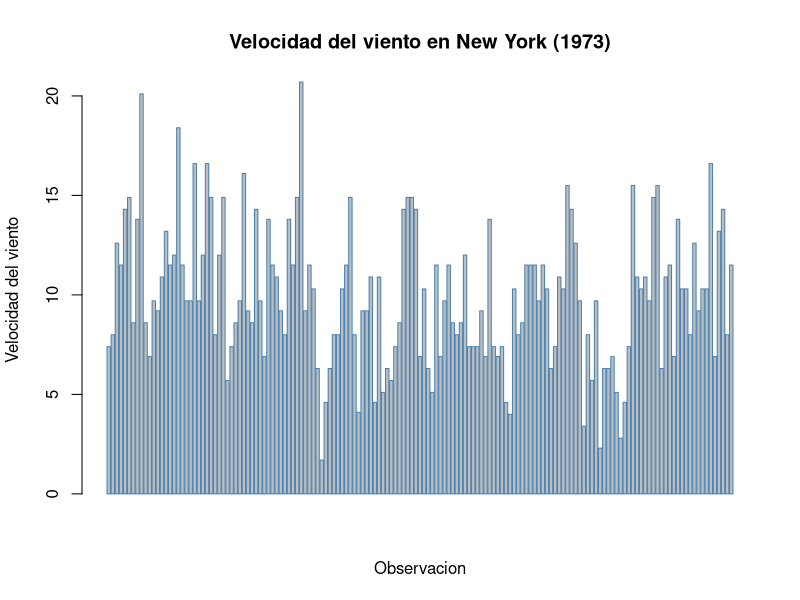
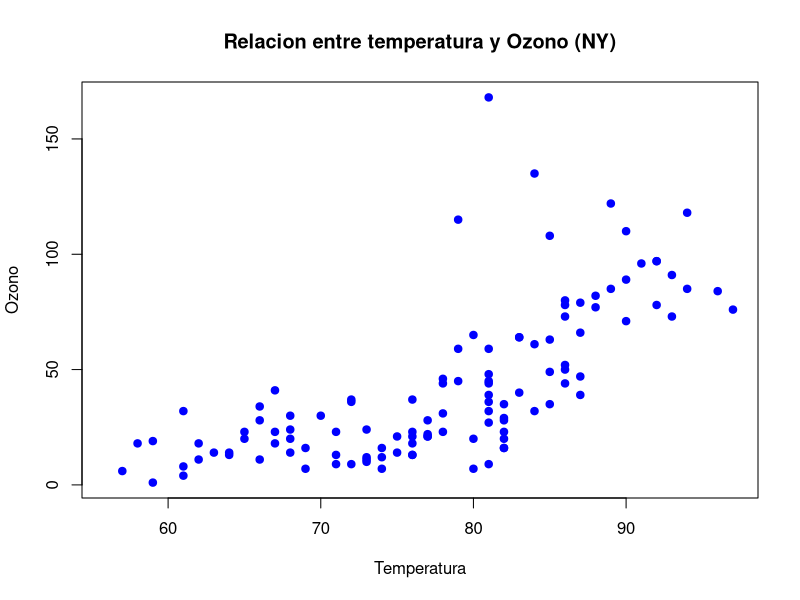
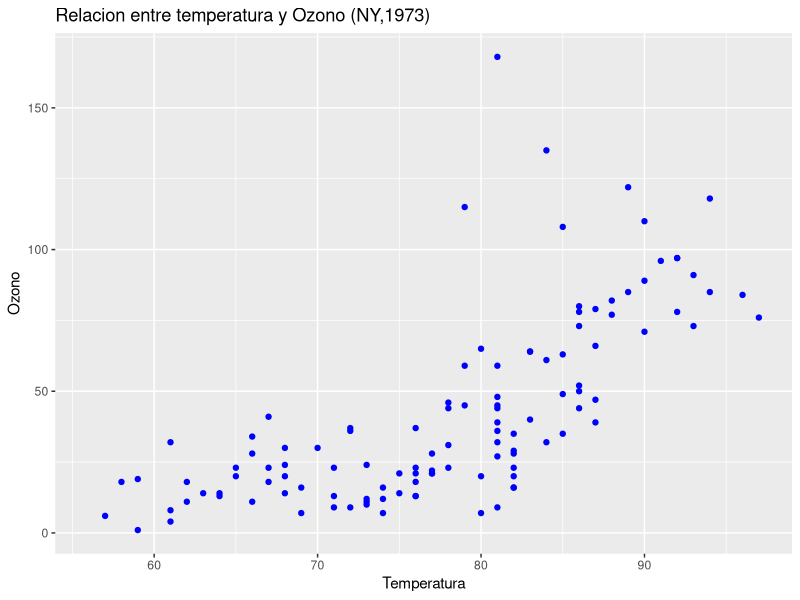

Write the R code that produced these figures, in order.
# ==============================================================================
# UNIVERSIDAD DE COSTA RICA  -  ESCUELA DE ESTADISTICA
# XS-0129  PROGRAMACION PARA ESTADISTICA I
# ------------------------------------------------------------------------------
# PRACTICA SEMANA 11: CONSTRUCCION DE GRAFICOS CON R
# MODALIDAD: TRABAJO COLABORATIVO EN GIT / GITHUB
# Valor: 1% adicional sobre nota de curso
# Fecha entrega máxima: martes 26/05/2026
# Entrega esperada: documento PDF con enlace a repositorio
# ==============================================================================
#
# Esta practica se realiza EN PAREJAS o EN GRUPOS DE TRES personas.
# El grupo entrega un UNICO archivo .R, pero administrado de forma colaborativa
# en un repositorio de GitHub. Cada integrante DEBE aportar al menos un ejercicio
# con sus propios commits, de modo que el historial demuestre la participacion
# individual de cada quien.
#
# ------------------------------------------------------------------------------
# DATOS DEL GRUPO
# ------------------------------------------------------------------------------
# Integrante A: Keylin Francinni Cervantes Mata   Carne: C4E080  GitHub: Cervantes-gif
# Integrante B: Esteban Vargas Rodriguez  Carne: C5K725  GitHub: stebanvr
# Integrante C: ______________________  Carne: __________  GitHub: ____________
#               (deje en blanco si el grupo es de dos personas)
#
# ------------------------------------------------------------------------------
# OBJETIVOS DE APRENDIZAJE
# ------------------------------------------------------------------------------
#   1. Construir e interpretar graficos con el paquete base de R.
#   2. Aplicar la gramatica de graficos del paquete ggplot2 por capas.
#   3. Representar informacion geografica mediante mapas en R.
#   4. INVESTIGAR de forma autonoma otras librerias de visualizacion de R,
#      documentarlas y compararlas con las herramientas vistas en clase.
#   5. Utilizar Git y GitHub para versionar y desarrollar codigo de forma
#      COLABORATIVA (clonar, ramas, commits, pull requests y fusiones).
#
# ==============================================================================
# INSTRUCCIONES GENERALES
# ==============================================================================
#   - Trabajen DENTRO de este mismo archivo .R. Escriban su codigo debajo de
#     cada enunciado, en las lineas marcadas con ">>> ESCRIBA SU CODIGO AQUI".
#   - NO borren los enunciados (lineas que inician con #). Forman parte de la
#     entrega y permiten evaluar la practica.
#   - Cuando se pida COMENTAR o INTERPRETAR, escriban la respuesta como
#     comentario (#) justo debajo del codigo correspondiente.
#   - El archivo debe ejecutarse SIN ERRORES de principio a fin. Verifiquenlo
#     con source() o Ctrl+Shift+Enter (RStudio) antes de la entrega final.
#   - Cada ejercicio indica su INTEGRANTE RESPONSABLE entre corchetes, por
#     ejemplo  [Responsable: Integrante B]. Esa persona debe escribir el codigo
#     y subirlo con SUS PROPIOS commits (ver Parte 5).
#   - Esta practica vale 100 puntos. La distribucion aparece en cada parte.
#   - Todos los ejercicios deben estar completos y no debe haber commits 
#     luego de las 11:59 de hoy 26/05/2026
#
# ------------------------------------------------------------------------------
# REPARTO DE EJERCICIOS ENTRE INTEGRANTES
# ------------------------------------------------------------------------------
#   Integrante A : Ej 1.1, Ej 1.4, Ej 2.1, Ej 2.4, Ej 3.2  + redacta el README
#   Integrante B : Ej 1.2, Ej 1.5, Ej 2.2, Ej 2.5, Ej 3.3  + Ficha 4.2
#   Integrante C : Ej 1.3, Ej 1.6, Ej 2.3, Ej 3.1, Ej 4.4
#   TODO EL GRUPO: Parte 0, Ej 4.1 (eleccion de libreria) y Ej 4.3 (ejemplo).
#
#   * SI EL GRUPO ES DE DOS PERSONAS: no existe Integrante C. Repartan sus
#     ejercicios de forma equitativa entre A y B y ANOTEN aqui como quedaron:
#     Ej 1.3 -> B  Ej 1.6 -> B  Ej 2.3 -> A   Ej 3.1 -> A
#     Ej 4.4 -> A
#
#   El reparto busca que cada persona practique graficos base, ggplot2 y mapas.
#   Esta permitido AYUDARSE entre integrantes, pero cada quien debe SUBIR con
#   sus propios commits los ejercicios de los que es responsable.
#
# ------------------------------------------------------------------------------
# CONJUNTOS DE DATOS
# ------------------------------------------------------------------------------
#   Se trabajara con datasets incluidos en la instalacion base de R, por lo que
#   NO se requiere descargar archivos. Exploren su documentacion con help():
#       help("airquality")   # calidad del aire (Nueva York, 1973)
#       help("mtcars")       # caracteristicas de 32 automoviles
#       help("iris")         # medidas de tres especies de flores
#       help("ToothGrowth")  # crecimiento dental en conejillos de indias
# ==============================================================================


# ==============================================================================
# PARTE 0 - PREPARACION DEL ENTORNO  (5 puntos)   [Responsable: TODO EL GRUPO]
# ==============================================================================
#
# 0.1  Limpien el entorno de trabajo y carguen los datos que utilizaran.
#      Verifiquen la estructura y un resumen de cada conjunto de datos.

rm(list = ls())          # limpia el entorno
data("airquality")
data("mtcars")
data("iris")
data("ToothGrowth")

# >>> ESCRIBA SU CODIGO AQUI: use str() y summary() sobre airquality y mtcars.

str(airquality)
summary(airquality)

str(mtcars)
summary(mtcars)

# 0.2  En un comentario, indiquen cuantas observaciones y cuantas variables
#      tiene 'airquality' y mencionen si contiene valores faltantes (NA).

nrow(airquality)
ncol(airquality)

sum(is.na(airquality))

#
# Respuesta 0.2: Airquality tiene 153 observaciones y 6 variales. Si contiene valores
# faltantes en total 44 variables NA


# ==============================================================================
# PARTE 1 - GRAFICOS BASE DE R  (25 puntos)
# ==============================================================================
# Recuerden los argumentos comunes de las funciones graficas base:
#   main  = titulo        xlab / ylab = etiquetas de ejes
#   col   = color         xlim / ylim = limites de los ejes
#   pch   = tipo de punto border = color del borde
# ------------------------------------------------------------------------------

# ------------------------------------------------------------------------------
# Ejercicio 1.1  GRAFICO DE BARRAS  (4 pts)        [Responsable: Integrante A]
# ------------------------------------------------------------------------------
# Construya un grafico de barras VERTICAL de la variable airquality$Wind.
# Asignele un titulo, una etiqueta de eje y un color de su eleccion.

# >>> ESCRIBA SU CODIGO AQUI:

#Ejercicio 1.1- Grafico de barras vertical de airquality$Wind

barplot(airquality$Wind,
        main = "Velocidad del viento en New York (1973)",
        xlab = "Observacion",
        ylab = "Velocidad del viento",
        border = "steelblue")


#Interpretacion Cervantes:  El grafico muestra la velocidad del viento registrada en los 153 dias. La ,ayoria de las observaciones se encuentran entre 7 y 15 mph. 
#Se observan algunos picos maximos que superan los 20 mph y muy pocos dias con viento cerca de 0 mph.



# ------------------------------------------------------------------------------
# Ejercicio 1.2  HISTOGRAMA  (4 pts)               [Responsable: Integrante B]
# ------------------------------------------------------------------------------
# Construya un histograma de airquality$Ozone. Modifique el argumento 'breaks'
# para obtener al menos dos versiones (por ejemplo breaks = 5 y breaks = 15).
# COMENTE como cambia la interpretacion al variar el numero de clases.

# >>> ESCRIBA SU CODIGO AQUI:



# Comentario 1.2: ______________________________________________________________



# ------------------------------------------------------------------------------
# Ejercicio 1.3  DIAGRAMA DE CAJAS  (4 pts)        [Responsable: Integrante C]
# ------------------------------------------------------------------------------
# Construya un diagrama de cajas de airquality$Temp SEGUN el mes (Temp ~ Month).
# Pista: use la formula  boxplot(Temp ~ Month, data = airquality, ...).
# Interprete: en que mes se observa la mayor temperatura mediana.

# >>> ESCRIBA SU CODIGO AQUI:



# Comentario 1.3: ______________________________________________________________



# ------------------------------------------------------------------------------
# Ejercicio 1.4  DIAGRAMA DE DISPERSION  (4 pts)   [Responsable: Integrante A]
# ------------------------------------------------------------------------------
# Construya un grafico de dispersion entre airquality$Temp (eje X) y
# airquality$Ozone (eje Y). Use pch = 19 y describa la relacion observada.

# >>> ESCRIBA SU CODIGO AQUI:

#Ejercicio 1.4

plot(airquality$Temp,
     airquality$Ozone,
     main = "Relacion entre temperatura y Ozono (NY)",
     xlab = "Temperatura",
     ylab = "Ozono",
     pch = 19,
     col = "blue")


# Comentario 1.4: Se observa una relacion positiva entre la temperatura y el nivel de ozono, a mayor
# temperatura, tiende a mayor concentracion de ozono. La relacion no es perfectamente lineal pero si hay una
# tendencia clara de aumento 


# ------------------------------------------------------------------------------
# Ejercicio 1.5  GRAFICO DE PIE  (4 pts)           [Responsable: Integrante B]
# ------------------------------------------------------------------------------
# A partir de mtcars, cuente cuantos automoviles tienen 4, 6 y 8 cilindros
# (variable 'cyl') y represente esa distribucion en un grafico de pie.
# Agregue al grafico el PORCENTAJE correspondiente a cada categoria.
# Pista: table(mtcars$cyl) y construya las etiquetas con paste0() y round().

# >>> ESCRIBA SU CODIGO AQUI:



# ------------------------------------------------------------------------------
# Ejercicio 1.6  MULTIPLES GRAFICOS Y EXPORTACION  (5 pts)  [Resp.: Integrante C]
# ------------------------------------------------------------------------------
# a) Use par(mfrow = c(1, 2)) para colocar DOS graficos base de su eleccion
#    lado a lado. Restablezca el panel con par(mfrow = c(1, 1)) al terminar.
# b) Exporte uno de sus graficos a un archivo PNG usando png() ... dev.off().
#    IMPORTANTE: agregue ese .png al .gitignore (vea la Parte 5) para NO
#    versionar imagenes generadas automaticamente.

# >>> ESCRIBA SU CODIGO AQUI:



# ==============================================================================
# PARTE 2 - GRAFICOS CON ggplot2  (20 puntos)
# ==============================================================================
# Recuerden la estructura por CAPAS de la gramatica de graficos:
#   ggplot(datos, aes(...)) +   # datos + mapeo estetico
#       geom_*()            +   # geometria (puntos, barras, lineas...)
#       scale_*()           +   # escalas (colores, ejes)
#       facet_*()           +   # paneles por subconjuntos
#       labs()              +   # titulos y etiquetas
#       theme_*()               # apariencia general
# ------------------------------------------------------------------------------

# 2.0  Instalen (si es necesario) y carguen el paquete.
# install.packages("ggplot2")   # descomente solo si aun no lo tiene instalado
library(ggplot2)

# ------------------------------------------------------------------------------
# Ejercicio 2.1  PRIMER GRAFICO ggplot2  (4 pts)   [Responsable: Integrante A]
# ------------------------------------------------------------------------------
# Reproduzca el diagrama de dispersion del Ejercicio 1.4 (Temp vs Ozone) pero
# ahora con ggplot2 y geom_point().

# >>> ESCRIBA SU CODIGO AQUI:

ggplot(airquality,
       aes(x = Temp, y = Ozone)) +
  geom_point(color = "blue", 
             pch = 19) +
  labs(title = "Relacion entre temperatura y Ozono (NY,1973)",
       x = "Temperatura",
       y = "Ozono")




# ------------------------------------------------------------------------------
# Ejercicio 2.2  MAPEO ESTETICO  (4 pts)           [Responsable: Integrante B]
# ------------------------------------------------------------------------------
# Al grafico anterior, agregue dentro de aes() el COLOR del punto segun el mes.
# Pista: como 'Month' es numerica, conviertala con factor(Month).
# COMENTE que aporta esta tercera variable a la lectura del grafico.

# >>> ESCRIBA SU CODIGO AQUI:



# Comentario 2.2: ______________________________________________________________



# ------------------------------------------------------------------------------
# Ejercicio 2.3  GEOMETRIAS ADICIONALES Y FACETAS  (4 pts)  [Resp.: Integrante C]
# ------------------------------------------------------------------------------
# Sobre el grafico del 2.2, agregue:
#   - una capa geom_smooth(method = "lm") para mostrar la tendencia lineal;
#   - un facet_wrap(~ Month) para separar un panel por mes.

# >>> ESCRIBA SU CODIGO AQUI:



# ------------------------------------------------------------------------------
# Ejercicio 2.4  GRAFICO DE BARRAS CON ggplot2  (4 pts)  [Resp.: Integrante A]
# ------------------------------------------------------------------------------
# Con el dataset 'iris', construya un grafico de barras que muestre el promedio
# de Sepal.Length por especie (Species). Use stat = "summary", fun = "mean".

# >>> ESCRIBA SU CODIGO AQUI:



# ------------------------------------------------------------------------------
# Ejercicio 2.5  PERSONALIZACION COMPLETA  (4 pts) [Responsable: Integrante B]
# ------------------------------------------------------------------------------
# Tome cualquiera de los graficos anteriores y combine TODAS las capas:
# labs() con titulo, subtitulo, etiquetas de ejes y fuente; un scale_*() para
# personalizar colores; y un theme_*() distinto al predeterminado.

# >>> ESCRIBA SU CODIGO AQUI:



# ==============================================================================
# PARTE 3 - GRAFICOS CON MAPAS  (15 puntos)
# ==============================================================================
# 3.0  Instalen (si es necesario) y carguen el paquete 'maps'.
# install.packages("maps", dep = TRUE)   # descomente si aun no lo tiene
library(maps)

# ------------------------------------------------------------------------------
# Ejercicio 3.1  MAPA BASE  (5 pts)                [Responsable: Integrante C]
# ------------------------------------------------------------------------------
# Dibuje el mapa del mundo con map(database = "world").
# Luego dibuje UNICAMENTE el mapa de un pais a su eleccion.
# Pista: map("world", regions = "Costa Rica", fill = TRUE, col = "lightgreen").

# >>> ESCRIBA SU CODIGO AQUI:



# ------------------------------------------------------------------------------
# Ejercicio 3.2  MAPA POLIGONAL CON ggplot2  (5 pts)  [Resp.: Integrante A]
# ------------------------------------------------------------------------------
# Use map_data() para obtener el contorno de un pais o region y dibujelo con
# ggplot2 + geom_polygon(). Aplique coord_quickmap() para corregir la escala.
# Pista:
#   region <- map_data("world", region = "Costa Rica")
#   ggplot(region, aes(long, lat, group = group)) +
#       geom_polygon(...) + coord_quickmap()

# >>> ESCRIBA SU CODIGO AQUI:



# ------------------------------------------------------------------------------
# Ejercicio 3.3  AGREGAR PUNTOS AL MAPA  (5 pts)   [Responsable: Integrante B]
# ------------------------------------------------------------------------------
# Sobre el mapa anterior, agregue uno o varios puntos con coordenadas conocidas
# (por ejemplo, la ciudad donde vive cada integrante del grupo). Use geom_point()
# y, opcionalmente, geom_text() o annotate() para etiquetar el punto.
# Pista: San Jose, Costa Rica  ->  long = -84.09, lat = 9.93

# >>> ESCRIBA SU CODIGO AQUI:



# ==============================================================================
# PARTE 4 - INVESTIGACION: OTRAS LIBRERIAS DE GRAFICOS EN R  (20 puntos)
# ==============================================================================
#
# El ecosistema de R ofrece MUCHAS librerias de visualizacion mas alla del
# paquete base, ggplot2 y maps. En esta parte el grupo debera INVESTIGAR de
# forma autonoma y aplicar una de ellas.
#
# ------------------------------------------------------------------------------
# 4.1  SELECCION DE LA LIBRERIA  (2 pts)           [Responsable: TODO EL GRUPO]
# ------------------------------------------------------------------------------
# Elijan UNA libreria de la siguiente lista (o propongan otra y consultenla con
# la persona docente). Anoten su eleccion en el comentario indicado.
#
#   GRAFICOS INTERACTIVOS
#     - plotly        : convierte graficos en interactivos (zoom, hover).
#     - highcharter   : graficos interactivos basados en Highcharts.
#     - dygraphs      : series de tiempo interactivas.
#
#   EXTENSIONES DE ggplot2
#     - ggridges      : graficos de densidad superpuestos ("joyplots").
#     - gganimate     : animaciones a partir de graficos ggplot2.
#     - patchwork     : combina varios graficos ggplot2 en un mismo panel.
#     - ggpubr        : graficos con apariencia "lista para publicar".
#     - ggthemes      : temas y paletas adicionales para ggplot2.
#
#   MAPAS INTERACTIVOS
#     - leaflet       : mapas interactivos con marcadores y capas.
#     - tmap          : mapas tematicos (modo estatico e interactivo).
#
#   GRAFICOS ESPECIALIZADOS
#     - corrplot      : visualizacion de matrices de correlacion.
#     - treemap       : mapas de arbol (treemaps) jerarquicos.
#     - GGally        : matrices de graficos y graficos de pares.
#     - wordcloud     : nubes de palabras.
#     - lattice       : sistema de graficos alternativo (graficos en celosia).
#
# Libreria elegida: ____________________________________________________________
# Justifiquen en una o dos lineas por que la eligieron:
#   ___________________________________________________________________________
#
# ------------------------------------------------------------------------------
# 4.2  FICHA DE DOCUMENTACION  (6 pts)             [Responsable: Integrante B]
# ------------------------------------------------------------------------------
# Investiguen en la documentacion oficial (CRAN, viñetas, sitio del paquete) y
# COMPLETEN la siguiente ficha como comentarios. Indiquen las fuentes.
#
#   a) Nombre del paquete y autor(es) principales:
#      _________________________________________________________________________
#   b) Para que tipo de visualizaciones se utiliza:
#      _________________________________________________________________________
#   c) Funcion(es) principal(es) del paquete y que hace cada una:
#      _________________________________________________________________________
#   d) Una ventaja y una limitacion frente al paquete base o ggplot2:
#      Ventaja:    ______________________________________________________________
#      Limitacion: ______________________________________________________________
#   e) Fuentes consultadas (al menos dos, con su enlace):
#      1) _______________________________________________________________________
#      2) _______________________________________________________________________
#
# ------------------------------------------------------------------------------
# 4.3  EJEMPLO APLICADO  (8 pts)                   [Responsable: TODO EL GRUPO]
# ------------------------------------------------------------------------------
# Instalen y carguen la libreria elegida. Luego construyan UN grafico funcional
# con alguno de los datasets de esta practica (airquality, mtcars, iris o
# ToothGrowth). El grafico debe tener titulo y etiquetas de ejes claras.
# Documenten cada paso con comentarios.
#
# SUGERENCIA DE COLABORACION: este ejercicio es del grupo completo. Trabajenlo
# en una rama compartida (por ejemplo 'feature/parte4') y resuelvan en conjunto
# cualquier conflicto de fusion que aparezca.

# install.packages("__________")   # escriba aqui el nombre de su libreria
# library(__________)

# >>> ESCRIBA SU CODIGO AQUI:



# ------------------------------------------------------------------------------
# 4.4  COMPARACION Y REFLEXION  (4 pts)            [Responsable: Integrante C]
# ------------------------------------------------------------------------------
# Reproduzca un grafico EQUIVALENTE o lo mas parecido posible al del punto 4.3
# usando el paquete base o ggplot2. Luego responda en comentarios:
#
#   a) Que diferencias noto en la cantidad y claridad del codigo:
#      _________________________________________________________________________
#   b) En que situacion recomendaria usar la libreria investigada y en cual
#      preferiria el paquete base o ggplot2:
#      _________________________________________________________________________

# >>> ESCRIBA AQUI EL GRAFICO EQUIVALENTE CON BASE O ggplot2:



# ==============================================================================
# PARTE 5 - TRABAJO COLABORATIVO CON GIT Y GITHUB  (15 puntos)
# ==============================================================================
#
# Esta parte NO se "programa" en R: se EVIDENCIA en el repositorio de GitHub del
# grupo. Sigan el flujo de trabajo descrito abajo. Todos los comandos de Git se
# escriben en la TERMINAL del sistema (no en la consola de R), o pueden usar el
# panel Git de RStudio / GitHub Desktop si lo prefieren.
#
# ------------------------------------------------------------------------------
# 5.1  CREACION Y CONFIGURACION DEL REPOSITORIO  (4 pts)
# ------------------------------------------------------------------------------
# a) UNA sola persona del grupo crea en GitHub un repositorio llamado:
#       XS0129-P11-Apellido1-Apellido2
#    Configurelo como público e inicialicelo con un archivo README.md.
#
# b) Esa persona agrega como COLABORADORES (Settings > Collaborators) a:
#       - cada integrante del grupo (con su usuario de GitHub), y
#       - el usuario de la persona docente:  __________________ (a indicar).
#
# c) Cada integrante CLONA el repositorio en su computadora:
#       git clone https://github.com/usuario/XS0129-P11-Apellido1-Apellido2.git
#
# d) Coloquen este archivo .R dentro del repositorio y configuren su identidad
#    (la primera vez en cada computadora):
#       git config --global user.name  "Nombre Apellido"
#       git config --global user.email "correo@ucr.ac.cr"
#
# ------------------------------------------------------------------------------
# 5.2  ARCHIVOS DEL REPOSITORIO  (3 pts)
# ------------------------------------------------------------------------------
# El repositorio debe contener al menos:
#   - Practica_Semana_11_-_Graficos_en_R.R   (este archivo)
#   - README.md   : redactado por el Integrante A. Debe incluir el nombre del
#                   curso, los integrantes del grupo y una breve descripcion.
#   - .gitignore  : debe ignorar archivos generados (por ejemplo *.png del
#                   Ejercicio 1.6, la carpeta .Rproj.user/ y el archivo .Rhistory).
#
#   Contenido sugerido para .gitignore:
#       .Rhistory
#       .RData
#       .Rproj.user/
#       *.png
#
# ------------------------------------------------------------------------------
# 5.3  FLUJO DE TRABAJO POR RAMAS Y COMMITS  (5 pts)
# ------------------------------------------------------------------------------
# Cada integrante trabaja sus ejercicios asignados en SU PROPIA RAMA y luego
# los integra mediante un Pull Request. Pasos para cada integrante:
#
#   1) Actualizar la rama principal y crear la rama personal:
#        git checkout main
#        git pull origin main
#        git checkout -b parte-integranteA      # use su letra: A, B o C
#
#   2) Escribir el codigo de SUS ejercicios en este archivo y guardarlo.
#
#   3) Registrar el avance con commits. Haga UN COMMIT POR EJERCICIO, usando
#      mensajes claros que incluyan el numero del ejercicio. Ejemplos:
#        git add Practica_Semana_11_-_Graficos_en_R.R
#        git commit -m "Ej 1.1: grafico de barras vertical de Wind"
#        git commit -m "Ej 2.1: dispersion Temp vs Ozone con ggplot2"
#
#   4) Subir la rama al repositorio remoto:
#        git push origin parte-integranteA
#
#   5) En GitHub, abrir un PULL REQUEST de su rama hacia 'main'. Otro
#      integrante debe REVISARLO y aprobarlo antes de fusionarlo (merge).
#
# REQUISITO MINIMO VERIFICABLE: en el historial (git log o la pestaña Insights
# de GitHub) debe constar que CADA integrante realizo, como minimo, UN commit
# por cada ejercicio del que es responsable, con su propia cuenta de GitHub.
#
# ------------------------------------------------------------------------------
# 5.4  RESOLUCION DE CONFLICTOS Y BITACORA  (3 pts)
# ------------------------------------------------------------------------------
# Como todos editan el mismo archivo, es probable que aparezca al menos un
# CONFLICTO DE FUSION al hacer merge. Resuelvanlo en conjunto y, una vez
# terminada la practica, completen abajo una breve bitacora del trabajo.
#
#   BITACORA DEL GRUPO (responder como comentarios):
#   a) Cuantas ramas y cuantos pull requests crearon en total:
#      _________________________________________________________________________
#   b) Describan brevemente un conflicto de fusion que enfrentaron y como lo
#      resolvieron (o expliquen como lo evitaron):
#      _________________________________________________________________________
#   c) Que aprendio el grupo sobre el trabajo colaborativo con Git:
#      _________________________________________________________________________
#
# ==============================================================================
# RUBRICA DE EVALUACION (resumen)
# ==============================================================================
#   Parte 0  - Preparacion del entorno ............................   5 pts
#   Parte 1  - Graficos base de R .................................  25 pts
#   Parte 2  - Graficos con ggplot2 ...............................  20 pts
#   Parte 3  - Graficos con mapas .................................  15 pts
#   Parte 4  - Investigacion de otras librerias ...................  20 pts
#   Parte 5  - Trabajo colaborativo con Git y GitHub ..............  15 pts
#                                                            TOTAL = 100 pts
#
#   CONSIDERACIONES SOBRE LA NOTA DE GRUPO:
#   - Se descuentan hasta 5 puntos si el archivo NO se ejecuta completo sin
#     errores o si se eliminan los enunciados originales.
#   - El historial de commits es individual: si un integrante NO presenta
#     commits propios de sus ejercicios asignados, esos puntos NO se le
#     acreditan, aunque el ejercicio aparezca resuelto en el archivo final.
#   - La entrega consiste en compartir la URL del repositorio (con la persona
#     docente ya agregada como colaboradora). NO se reciben archivos por correo.
#
# ==============================================================================
# FIN DE LA PRACTICA - SEMANA 11
# ==============================================================================
